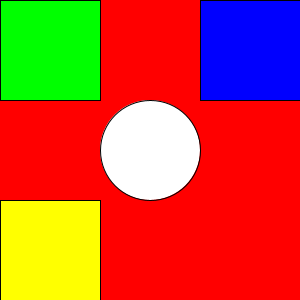
Frame 1 (no input)
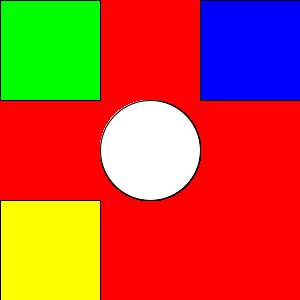
Frame 60 (the mouse pressed at the canvas centre just before this capture)
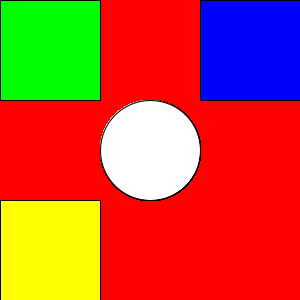
Frame 120 (the mouse held since frame 60 and released just before this capture)

The Processing sketch that drew these frames (run headless with seeded random() and noise(); from frame 60 on, the mouse is pressed at the canvas centre):

// Processing sketch: ejercicio_posicionarFormas_viaVariables
// ── ejercicio_posicionarFormas_viaVariables.pde
/*
 Este sketch posiciona cuadrados en las esquinas
 y un circulo en el centro, independiente de
 el tamano de estos e independiente del tamano
 del canvas
*/

float rectSize = 100;

void setup() {
  size(300, 300);
  smooth();
  background(255, 0, 0);
}


void draw() {
  fill(255);
  ellipse(width/2, height/2, 100, 100);

  fill(0, 255, 0);
  rect(0, 0, rectSize, rectSize);

  fill(0, 0, 255);
  rect(width-rectSize, 0, rectSize, rectSize);

  fill(255, 255, 0);  
  rect(0, height-rectSize, rectSize, rectSize);

  //fill(0, 255, 255);
  //rect(width-rectSize, height-rectSize, rectSize, rectSize);
}
